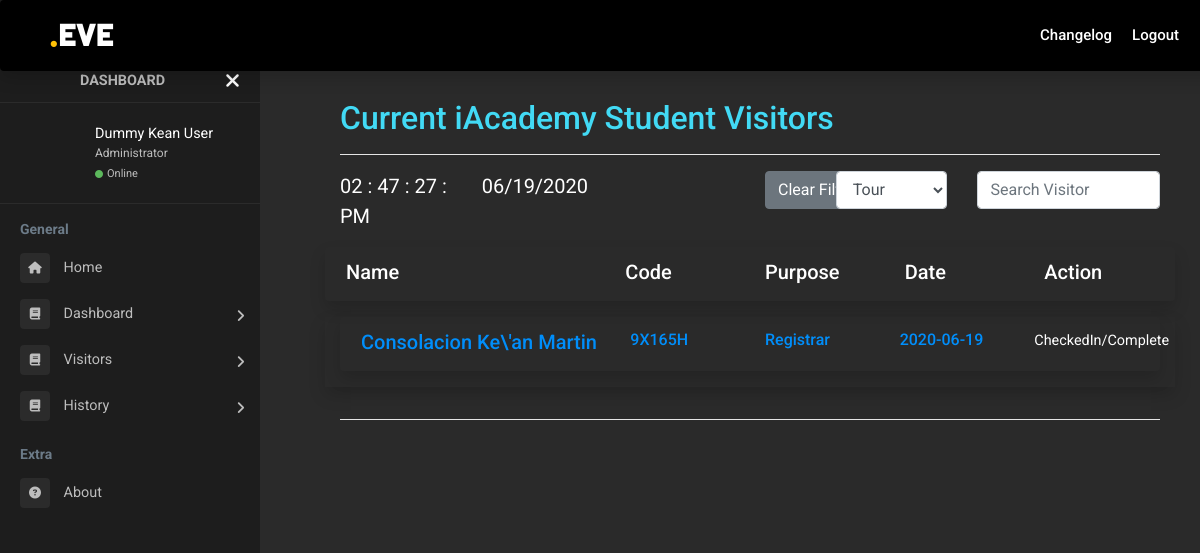
Page /eve/module-admin/admin-security/admin-security-visitors-student.php (signed in) on the committed database.
### tables this page shows
CREATE TABLE `user_school_visit` (
  `id` int(50) NOT NULL,
  `username` varchar(50) NOT NULL,
  `firstName` varchar(50) NOT NULL,
  `middleName` varchar(50) NOT NULL,
  `lastName` varchar(50) NOT NULL,
  `email` varchar(50) NOT NULL,
  `dateOfVisit` date NOT NULL,
  `purpose` varchar(80) NOT NULL,
  `personToMeet` varchar(50) NOT NULL,
  `idType` varchar(50) NOT NULL,
  `contactNumber` varchar(11) NOT NULL,
  `guestcode` varchar(6) NOT NULL,
  `checkIn` date NOT NULL,
  `checkOut` date NOT NULL,
  `status` varchar(10) DEFAULT 'pending'
);

### eve/module-admin/admin-security/admin-security-visitors-student.php (called while the page is built, shortened)
<?php
  require_once 'admin-view/header/header-welcome-login.php';
  require_once 'admin-view/navbar/navbar-admin.php';
  require_once 'admin-view/sidebar/sidebar-admin.php';
  require_once 'admin-view/content/content-admin-security-visitors-students.php';
  require_once 'admin-view/footer/footer-main.php';
 ?>

### eve/module-admin/admin-security/admin-security-process/process-students.php (the view, shortened to what this page needs)
<?php
  function getListing(){
    @include('../../library-process/connection.php');
    $query = 'SELECT * FROM user_school_visit WHERE dateOfVisit = ?';
    $pStatement = $conn->prepare($query);
    $dateNow = date('Y-m-d');
    $pStatement->bind_param('s', $dateNow);
    $pStatement->execute();
    $result = $pStatement->get_result();
    while($row = $result->fetch_assoc()){
      $action = null;
      if($row['status'] == 'checkedIn' || $row['status'] == 'complete')
        $action = 'CheckedIn/Complete';
      else {
        $action = '<a href="admin-security-dashboard.php?onCheckIn='.$row['guestcode'].'&type=student" class="btn btn-secondary" style="margin-right:5px ">Check-In</a>';
      }
      echo '<div class="alert alert-shadow flex-column align-items-start shadow" role="alert">
              <div class="row">
                <div class="col-4">
                  <h5 class="mb-1" style=\'color:#008efa\'>'.$row['lastName'].' '.$row['firstName'].'</h5>
                </div>
                <div class="col-2">
                   <h6 style=\'color:#008efa\'>'.$row['guestcode'].'</h6>
                </div>
                <div class="col-2">
                  <h6 style=\'color:#008efa\'>'.$row['purpose'].'</h6>
                </div>
                <div class="col-2">
                  <h6 style=\'color:#008efa\'>'.$row['dateOfVisit'].'</h6>
                </div>
                <div class="col-1">
                  '.$action.'
                </div>
                <div class="col-1">
                </div>
              </div>
            </div>';
    }
  }
 ?>

### eve/module-admin/admin-event/admin-css/admin.css (style rules this page uses)
body { background-color: #2a2a2a; font-family: 'Roboto', sans-serif; color: white; overflow-x: hidden; }
body { font-size: 0.9rem; }

### rows in the picture
user_school_visit: lastName "Consolacion", firstName "Ke\\'an Martin", guestcode "9X165H", purpose "Registrar", dateOfVisit "2020-06-19", status "CheckedIn/Complete"
